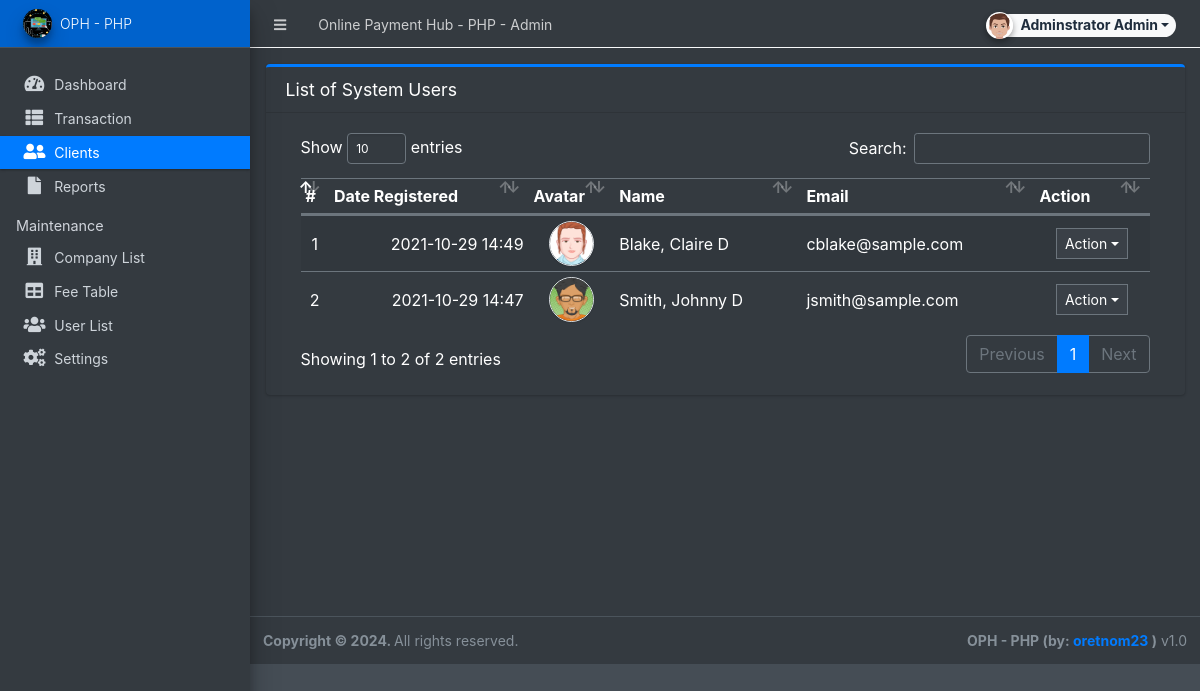
/admin/?page=clients (signed in), run on the app's committed database.
### tables this page shows
CREATE TABLE `users` (
  `id` int(50) NOT NULL,
  `firstname` varchar(250) NOT NULL,
  `middlename` text DEFAULT NULL,
  `lastname` varchar(250) NOT NULL,
  `username` text NOT NULL,
  `password` text NOT NULL,
  `avatar` text DEFAULT NULL,
  `last_login` datetime DEFAULT NULL,
  `type` tinyint(1) NOT NULL DEFAULT 0,
  `date_added` datetime NOT NULL DEFAULT current_timestamp(),
  `date_updated` datetime DEFAULT NULL ON UPDATE current_timestamp()
);

### config.php (called while the page is built, shortened)
<?php
function validate_image($file){
	if(!empty($file)){
        $ex = explode('?',$file);
        $file = $ex[0];
        $param =  isset($ex[1]) ? '?'.$ex[1]  : '';
		if(is_file(base_app.$file)){
			return base_url.$file.$param;
		}else{
			return base_url.'dist/img/no-image-available.png';
		}
	}else{
		return base_url.'dist/img/no-image-available.png';
	}
}
?>

### admin/clients/index.php (the view, shortened to what this page needs)
<div class="card card-outline card-primary">
	<div class="card-header">
		<h3 class="card-title">List of System Users</h3>
	</div>
	<div class="card-body">
		<div class="container-fluid">
        <div class="container-fluid">
			<table class="table table-hover table-striped">
				<!-- <colgroup>
					<col width="5%">
					<col width="10%">
					<col width="20%">
					<col width="20%">
					<col width="15%">
					<col width="15%">
					<col width="10%">
				</colgroup> -->
				<thead>
					<tr>
						<th>#</th>
						<th>Date Registered</th>
						<th>Avatar</th>
						<th>Name</th>
						<th>Email</th>
						<th>Action</th>
					</tr>
				</thead>
				<tbody>
					<?php
						$i = 1;
						$qry = $conn->query("SELECT *,concat(lastname,', ',firstname,' ', middlename) as name from `users` where  `type` =2 order by concat(lastname,', ',firstname,' ', middlename) asc ");
						while($row = $qry->fetch_assoc()):
					?>
						<tr>
							<td class="text-center"><?php echo $i++; ?></td>
							<td class="text-right"><?php echo date("Y-m-d H:i",strtotime($row['date_added'])) ?></td>
							<td class="text-center"><img src="<?php echo validate_image($row['avatar']) ?>" class="img-avatar img-thumbnail p-0 border-2" alt="user_avatar"></td>
							<td><?php echo ucwords($row['name']) ?></td>
							<td ><p class="m-0 truncate-1"><?php echo $row['username'] ?></p></td>
							<td align="center">
								 <button type="button" class="btn btn-flat btn-default btn-sm dropdown-toggle dropdown-icon" data-toggle="dropdown">
				                  		Action
				                  </button>
							</td>
						</tr>
					<?php endwhile; ?>
				</tbody>
			</table>
		</div>
		</div>
	</div>
</div>

### admin/clients/index.php (style rules this page uses)
.img-avatar { width:45px; height:45px; object-fit:cover; object-position:center center; border-radius:100%; }

### data on the page
users: date_added "2021-10-29 14:49", avatar (picture), name "Blake, Claire D", username "cblake@sample.com"
users: date_added "2021-10-29 14:47", avatar (picture), name "Smith, Johnny D", username "jsmith@sample.com"

### other printed values
$_settings->info('name') "Online Payment Hub - PHP"
$_settings->userdata('firstname').' '.$_settings->userdata('lastname') "Adminstrator Admin"
$_settings->info('short_name') "OPH - PHP"
